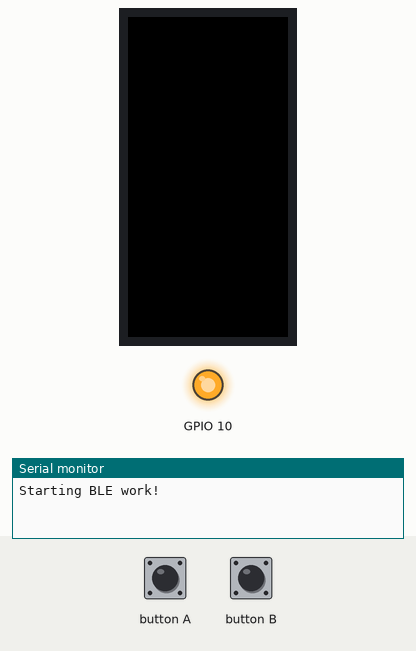
This program was run on a simulated ESP32. On the bench: 80×160 colour display, output pins drawn as LEDs (lit = HIGH), the last lines printed to the serial monitor. The test bench sets the inputs (shaded band). USB keyboard and mouse output is not drawn.

Above: at 1.3 s.
1.4 s: button A pressed for 0.15 s
At 1.47 s:
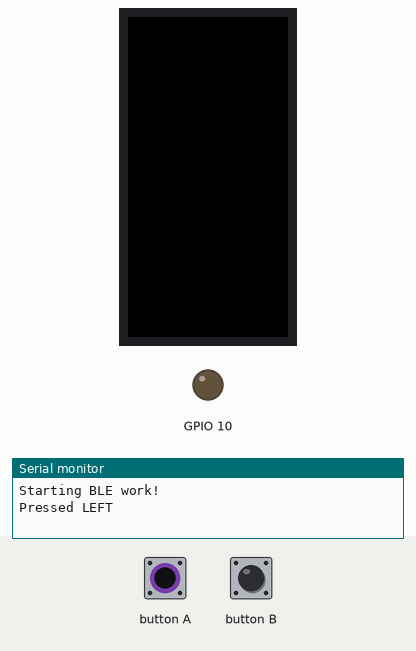
4.6 s: button A pressed for 3.2 s
At 8.7 s:
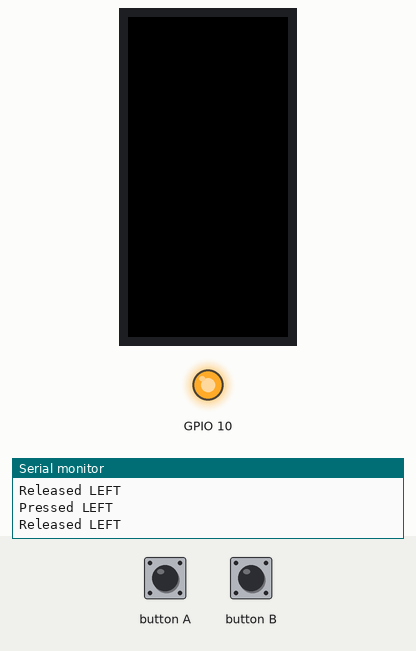
Timing chart, 0 to 10.2 s (numbered marks = the images above; inputs shaded):
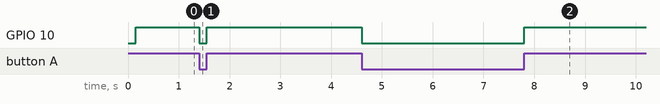

The program:

main.cpp
```cpp
#include <M5Stickc.h>
#include <BleMouse.h>

BleMouse bleMouse;
#define BTN_WAIT  100

bool btnA_pressed = false;
bool btnB_pressed = false;
bool ble_connected = false;

void setup() {
  // put your setup code here, to run once:
  M5.begin();
  Serial.begin(115200);
  Serial.println("Starting BLE work!");

  pinMode(M5_LED, OUTPUT);
  digitalWrite(M5_LED, HIGH);

  bleMouse.begin();
}

void loop() {
  M5.update();

  // put your main code here, to run repeatedly:
  if (bleMouse.isConnected())
  {
    if (!ble_connected)
      ble_connected = true;

    if (M5.BtnA.isPressed() && !btnA_pressed)
    {
      btnA_pressed = true;
      digitalWrite(M5_LED, LOW);
      bleMouse.press(MOUSE_LEFT);
      Serial.println("Pressed LEFT");
      delay(BTN_WAIT);
    }
    else if (M5.BtnA.isReleased() && btnA_pressed)
    {
      btnA_pressed = false;
      digitalWrite(M5_LED, HIGH);
      bleMouse.release(MOUSE_LEFT);
      Serial.println("Released LEFT");
      delay(BTN_WAIT);
    }

    if (M5.BtnB.isPressed() && !btnB_pressed)
    {
      btnB_pressed = true;
      bleMouse.press(MOUSE_RIGHT);
      Serial.println("Pressed RIGHT");
      delay(BTN_WAIT);
    }
    else if (M5.BtnB.isReleased() && btnB_pressed)
    {
      btnB_pressed = false;
      bleMouse.release(MOUSE_RIGHT);
      Serial.println("Released RIGHT");
      delay(BTN_WAIT);
    }
  }else{
    if (ble_connected){
      ble_connected = false;
      digitalWrite(M5_LED, HIGH);
    }
  }
}
```

Measured:
- after the input at 1.4 s, GPIO 10: HIGH → LOW at once, → HIGH 0.15 s later
- after the input at 4.6 s, GPIO 10: HIGH → LOW at once, → HIGH 3.2 s later
